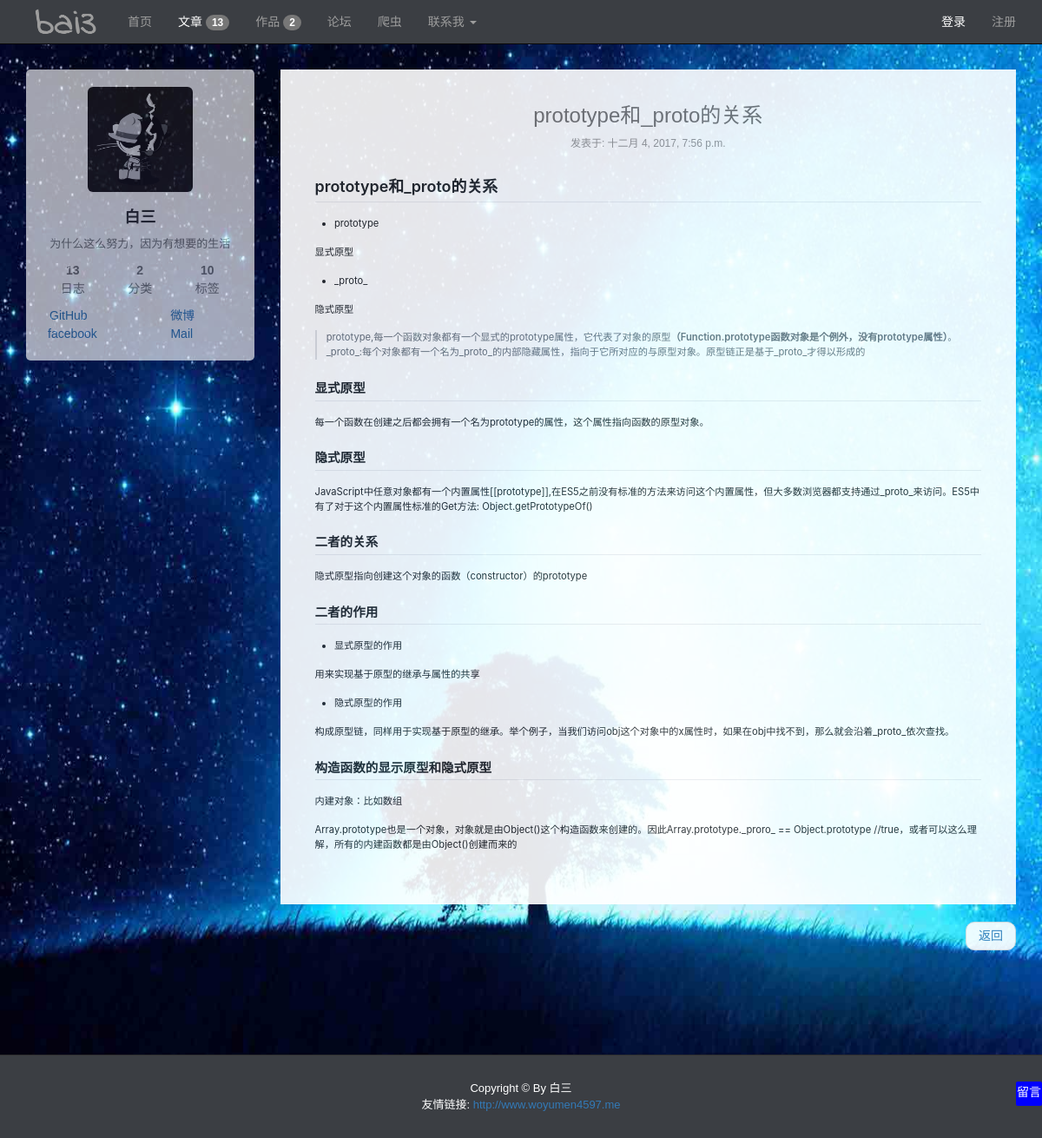
Page /index/article/19 on the committed database.
### index/models.py (models this page shows, shortened)
class Article(models.Model):
    title = models.CharField(max_length=100, verbose_name="文章标题")
    type = models.CharField(max_length=20, default='note', verbose_name="文章类别")
    tag = models.CharField(max_length=100, verbose_name="文章标签")
    pub_time = models.DateTimeField(default=timezone.now, verbose_name="文章创建时间")
    body = models.TextField(verbose_name="文章内容")
    class Meta:
        ordering = ('-pub_time',)

### index/views.py (the view)
def article(request, id):
    light = 2
    total = common()
    tempalte = get_template('index/article.html')
    detail = Article.objects.get(id=id)
    detail.body = markdown(detail.body)
    html = tempalte.render(locals())
    return HttpResponse(html)

### index/views.py (called while the page is built)
def common():
    work_total = Work.objects.count()
    amount = Article.objects.count()
    tag_amount = Article.objects.values('tag').distinct().count()
    type_amount = Article.objects.values('type').distinct().count()
    return work_total, amount, tag_amount, type_amount

### index/templates/index/article.html (shortened to what this page needs)
{% extends '../layout/base.html' %}
{% block css %}
    <link rel="stylesheet" href="/static/css/common/markdown.css">
{% endblock %}
{%  block content %}
    {% block aside %}{% include '../layout/aside.html' %}{% endblock %}
    {% block main %}
        <main  class="col-md-9" >
            <article>
                <header style="margin-bottom: 30px">
                    <h3 class="text-center">
                        <a href="/index/article/id/{{ detail.id }}" class="text-muted">
                            {{ detail.title }}
                        </a>
                    </h3>
                    <div class="text-center" style="color: #999;font-family: 'PingFang SC', 'Microsoft YaHei', sans-serif;font-size: 12px;">
                        发表于: {{ detail.pub_time }}
                    </div>
                </header>
                <div class="body markdown-body" style="min-height: 15rem">
                    {{ detail.body | safe }}
                </div>
            </article>
            <nav>
                <ul class="pager">
                    <li class="next"><a href="javascript: history.back()">返回</a></li>
                </ul>
            </nav>
        </main>
    {% endblock %}
{% endblock %}

### static/css/index/index.css (style rules this page uses)
body { font: 14px/1.5 "PingFang SC", "Microsoft YaHei", sans-serif; background-color: #ebebeb; background: url('../../img/common/bak2.jpg') no-repeat ; background-size: 100% 100%; background-attachment: fixed; }
article { background: #fff; padding: 20px 10px; margin-bottom: 10px; }
article .body { padding: 0 3rem; margin-bottom: 40px; font-size: 0.8em; }
.markdown-body { font-size: 1em; }

### static/css/common/markdown.css (style rules this page uses)
.markdown-body { -ms-text-size-adjust: 100%; -webkit-text-size-adjust: 100%; line-height: 1.5; color: #24292e; font-family: -apple-system, BlinkMacSystemFont, "Segoe UI", Helvetica, Arial, sans-serif, "Apple Color Emoji", "Segoe UI Emoji", "Segoe UI Symbol"; font-size: 16px; line-height: 1.5; word-wrap: break-word; }
.markdown-body strong { font-weight: inherit; }
.markdown-body strong { font-weight: bolder; }
.markdown-body h1 { font-size: 2em; margin: 0.67em 0; }
.markdown-body * { box-sizing: border-box; }
.markdown-body strong { font-weight: 600; }
.markdown-body h1, .markdown-body h2, .markdown-body h3, .markdown-body h4, .markdown-body h5, .markdown-body h6 { margin-top: 0; margin-bottom: 0; }
.markdown-body h1 { font-size: 24px; font-weight: 600; }
.markdown-body h2 { font-size: 20px; font-weight: 600; }
.markdown-body p { margin-top: 0; margin-bottom: 10px; }
.markdown-body blockquote { margin: 0; font-size: 1em; }
.markdown-body ul, .markdown-body ol { padding-left: 0; margin-top: 0; margin-bottom: 0; }
.markdown-body::before { display: table; content: ""; }
.markdown-body::after { display: table; clear: both; content: ""; }
.markdown-body>*:first-child { margin-top: 0 !important; }
.markdown-body>*:last-child { margin-bottom: 0 !important; }
.markdown-body p, .markdown-body blockquote, .markdown-body ul, .markdown-body ol, .markdown-body dl, .markdown-body table, .markdown-body pre { margin-top: 0; margin-bottom: 16px; }
.markdown-body blockquote { padding: 0 1em; color: #6a737d; border-left: 0.25em solid #dfe2e5; }
.markdown-body blockquote>:first-child { margin-top: 0; }
.markdown-body blockquote>:last-child { margin-bottom: 0; }
.markdown-body h1, .markdown-body h2, .markdown-body h3, .markdown-body h4, .markdown-body h5, .markdown-body h6 { margin-top: 24px; margin-bottom: 16px; font-weight: 600; line-height: 1.25; }
.markdown-body h1 { padding-bottom: 0.3em; font-size: 1.6em; border-bottom: 1px solid #eaecef; }
.markdown-body h2 { padding-bottom: 0.3em; font-size: 1.3em; border-bottom: 1px solid #eaecef; }
.markdown-body ul, .markdown-body ol { padding-left: 2em; }

### rows in the picture
Article: title "prototype和_proto的关系", pub_time "十二月 4, 2017, 7:56 p.m.", body "prototype和_proto的关系 prototype 显式原型 _proto_ 隐式原型 prototype,每一个函数对象都有一个显式的prototype属性，它代表了对象的原型 （Function.prototype函数对象是个例外，没有prototype属性） 。_proto_:每个对象都有一个名为_proto_的内部隐藏属性，指向于它所对应的与原型对象。原型链正是基于_proto_才得以形成的 显式原型 每一个函数在创建之后都会拥有一个名为prototype的属性，这个属性指向函数的原型对象。 隐式原型 JavaScript中任意对象都有一个内置属性[[prototype]],在ES5之前没有标准的方法来访问这个内置属性，但大多数浏览器都支持通过_proto_来访问。ES5中有了对于这个内置属性标准的Get方法: Object.getPrototypeOf() 二者的关系 隐式原型指向创建这个对象的函数（constructor）的prototype 二者的作用 显式原型的作用 用来实现基于原型的继承与属性的共享 隐式原型的作用 构成原型链，同样用于实现基于原型的继承。举个例子，当我们访问obj这个对象中的x属性时，如果在obj中找不到，那么就会沿着_proto_依次查找。 构造函数的显示原型和隐式原型 内建对象：比如数组 Array.prototype也是一个对象，对象就是由Object()这个构造函数来创建的。因此Array.prototype._proro_ == Object.prototype…"

### other values in the picture
{{ total.1 }} "13"
{{ total.0 }} "2"
{{ total.3 }} "2"
{{ total.2 }} "10"
